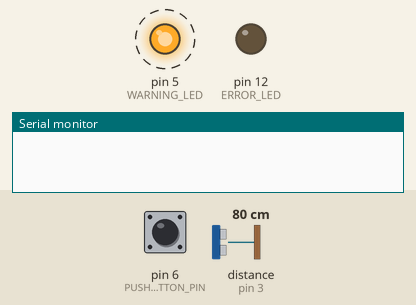
This sketch was run on a simulated Arduino Uno, built with avr-gcc and run on an emulated ATmega328P. On the bench: output pins drawn as LEDs (lit = HIGH), the last lines printed to the serial monitor. Wiring (inferred from the names in the program): ultrasonic range finder: trigger pin 8; echo pin 3. Dashed ring = blinking. The test bench sets the inputs (shaded band); at power-on: distance to the obstacle (sensor on pin 3) 80 cm, pin 6 (PUSHBUTTON_PIN) HIGH. The echo pulse lasts 58.3 µs per cm; pins used as bus, display or sensor lines are not drawn.

Above: at 1.08 s.
1.3 s: distance to the obstacle (sensor on pin 3) set to 14 cm
At 1.69 s:
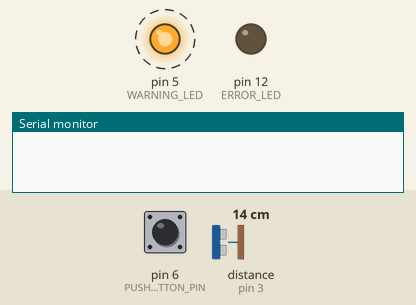
4.3 s: distance to the obstacle (sensor on pin 3) set to 12 cm
At 4.65 s:
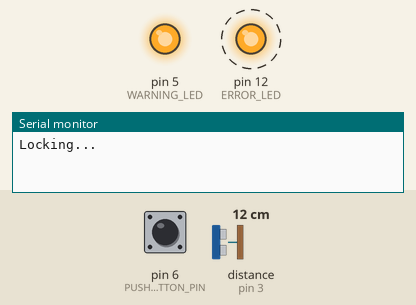
Timing chart, 0 to 13.3 s (numbered marks = the images above; inputs shaded):
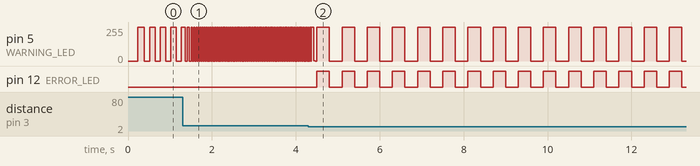

The sketch:

Step4_UnlockApplicationButton.ino
```cpp
#define ECHO_PIN 3
#define TRIGGER_PIN 8

#define WARNING_LED 5 // Warning LED Pin or Yellow LED
#define ERROR_LED 12 // RED LED

#define PUSHBUTTON_PIN 6

#define LOCK_DISTANCE 5.0 // 5 inches

// ultrasonic
unsigned long lastTimeUltrasonicTrigger = millis();
unsigned long ultrasonicTriggerDelay = 60;

volatile unsigned long pulseInTimeBegin;
volatile unsigned long pulseInTimeEnd;
volatile bool newDistanceAvailable = false;

float previousDistance = 157.48;

// warning LED
unsigned long lastTimeWarningLEDBlinked = millis();
unsigned long warningLEDCounter = 500;
byte warningLEDState = LOW;

// error LED
unsigned long lastTimeErrorLEDBlinked = millis();
unsigned long errorLEDCounter = 300;
byte errorLEDState = LOW;

// push button
unsigned long lastTimeButtonChanged = millis();
unsigned long buttonDebounceDelay = 50;
byte buttonState;


boolean isLocked = false;

byte OUTPUT_ARRAY[3] = {WARNING_LED, ERROR_LED, TRIGGER_PIN};


void triggerUltrasonicSensor(){

  digitalWrite(TRIGGER_PIN, LOW);
  delayMicroseconds(2);
  digitalWrite(TRIGGER_PIN, HIGH);
  delayMicroseconds(10);
  digitalWrite(TRIGGER_PIN, LOW);

}


void echoPinInterrupt(){

  if (digitalRead(ECHO_PIN) == HIGH){
    pulseInTimeBegin = micros();
  }
  else{
    pulseInTimeEnd = micros();
    newDistanceAvailable = true;
  }

}


float getUltrasonicDistance(){

  float durationMicros = pulseInTimeEnd - pulseInTimeBegin;
  float distance = durationMicros / 148.0;

  if (distance > 157.48){
    return previousDistance;
  }
  distance = previousDistance * 0.6 + distance * 0.4;
  previousDistance = distance;

  return distance;
}


void toggleWarningLED(){

  warningLEDState = (warningLEDState == HIGH) ? LOW : HIGH;
  digitalWrite(WARNING_LED, warningLEDState);

}


void toggleErrorLED(){

  errorLEDState = (errorLEDState == HIGH) ? LOW : HIGH;
  digitalWrite(ERROR_LED, errorLEDState);

}


void setWarningLEDBlinkRateFromDistance(float distance){

  // 0 ... 157.48 -> 0 ... 629.92
  warningLEDCounter = distance * 4;

}


void lock(){

  if (!isLocked){
    Serial.println("Locking...");
    isLocked = true;
    warningLEDState = LOW;
    errorLEDState = LOW;
  }

}


void unlock(){

  if (isLocked){
    Serial.println("Unlocking...");
    isLocked = false;
    errorLEDState = LOW;
    digitalWrite(ERROR_LED, errorLEDState);
  }

}


void setup(){

  Serial.begin(115200);

  pinMode(ECHO_PIN, INPUT);
  pinMode(PUSHBUTTON_PIN, INPUT);

  for (int i = 0; i <= 3; i++){
    pinMode(OUTPUT_ARRAY[i], OUTPUT);
  }

  buttonState = digitalRead(PUSHBUTTON_PIN);

  attachInterrupt(digitalPinToInterrupt(ECHO_PIN),
                  echoPinInterrupt,
                  CHANGE);
}


void loop(){

  unsigned long timeNow = millis();

  if (isLocked){
    if (timeNow - lastTimeErrorLEDBlinked > errorLEDCounter){
      lastTimeErrorLEDBlinked += errorLEDCounter;
      toggleErrorLED();
      toggleWarningLED();
    }

    if (timeNow - lastTimeButtonChanged > buttonDebounceDelay){
       byte newButtonState = digitalRead(PUSHBUTTON_PIN);
       if (newButtonState != buttonState){
        lastTimeButtonChanged = timeNow;
        buttonState = newButtonState;
        if (buttonState == LOW){
          unlock();
        }
       }
    }

  }
  else{
    if (timeNow - lastTimeWarningLEDBlinked > warningLEDCounter){
      lastTimeWarningLEDBlinked += warningLEDCounter;
      toggleWarningLED();
    }
  }


  if (timeNow - lastTimeUltrasonicTrigger > ultrasonicTriggerDelay){
    lastTimeUltrasonicTrigger += ultrasonicTriggerDelay;
    triggerUltrasonicSensor();
  }


  if (newDistanceAvailable){
    newDistanceAvailable = false;
    float distance = getUltrasonicDistance();
    setWarningLEDBlinkRateFromDistance(distance);

    if (distance <= LOCK_DISTANCE){
      lock();
    }
  }

}
```

Measured:
- the behaviour switches between 13 and 12 cm on distance to the obstacle (sensor on pin 3) (found by bisection; images 1 and 2)
- after the input at 1.3 s, pin 5 (WARNING_LED): alternates 255/255 for 0.02 s and 0/255 for 0.02 s, starting after 0.06 s
- after the input at 4.3 s, pin 12 (ERROR_LED): alternates HIGH for 0.30 s and LOW for 0.30 s, starting after 0.20 s
- by itself, pin 5 (WARNING_LED): alternates 255/255 for 0.13 s and 0/255 for 0.13 s
